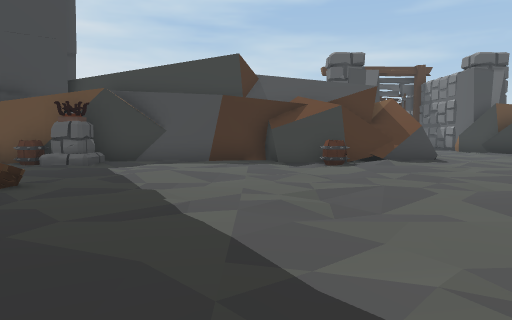
[1] (above)

24 first-person views from a walk through a 3-D level made in the Unity game engine. The camera is 1.5 m above the floor, tilts 4° down and sees 70° across. The floor is counted in squares, 2 m on a side. Each view is taken from the middle of a square. On the plan, view 1 faces up. The plan holds only what a view shows up to about 11 squares ahead; the rest is blank. The place goes on beyond the plan. Some animated figures are left out. Door leaves are left out, so doorways stand open.

[2]
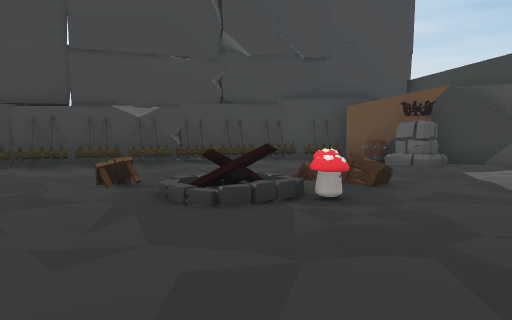

[3]
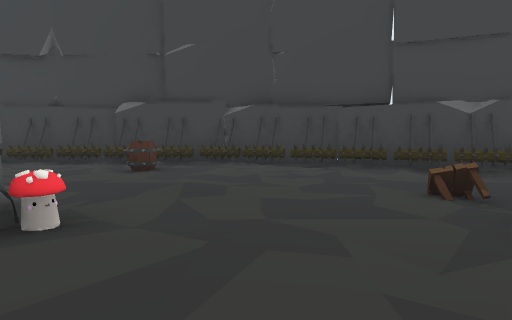

[4]
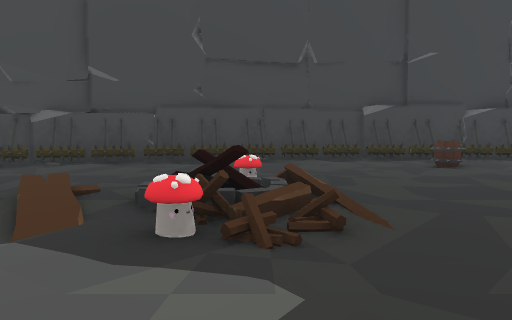

[5]
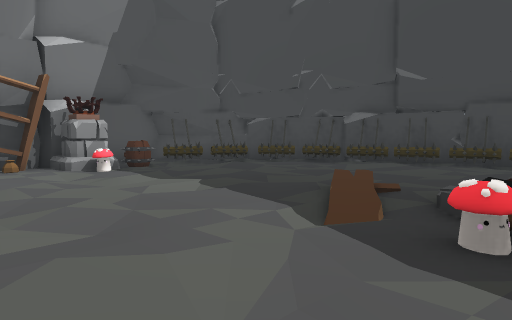

[6]
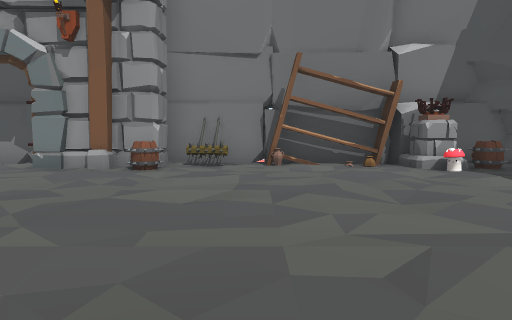

[7]
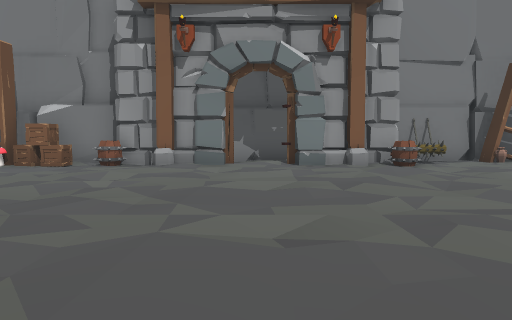

[8]
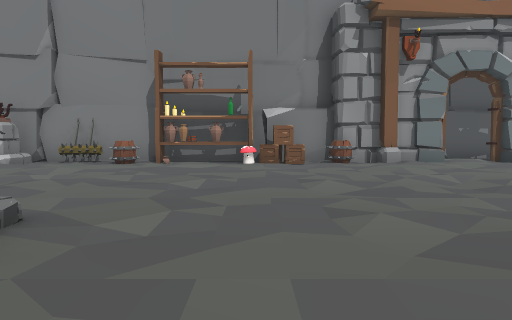

[9]
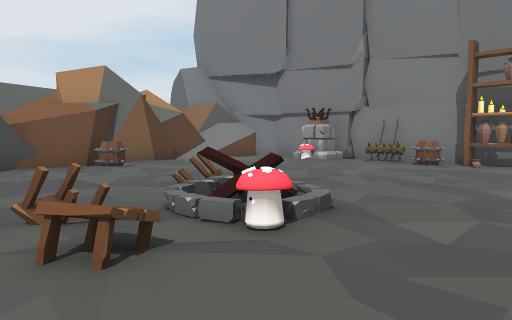

[10]
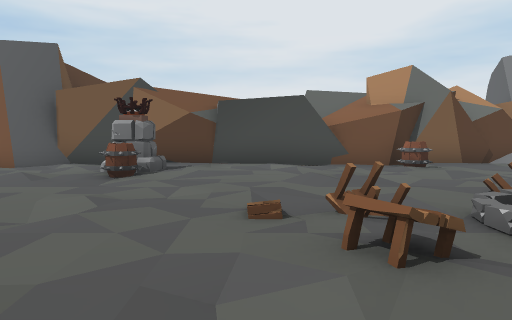

[11]
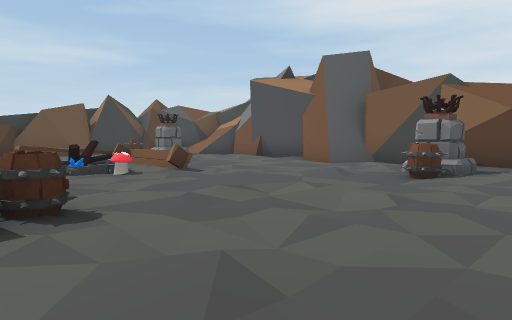

[12]
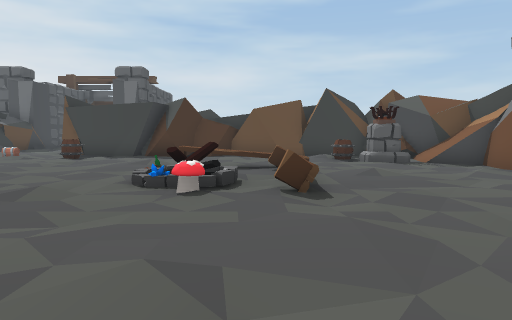

[13]
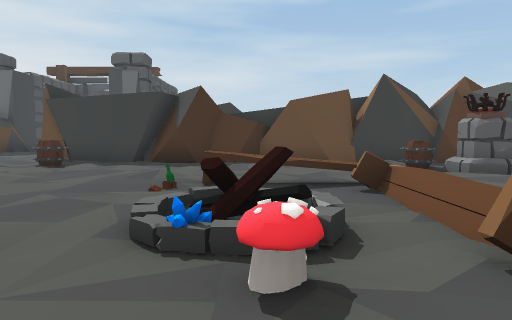

[14]
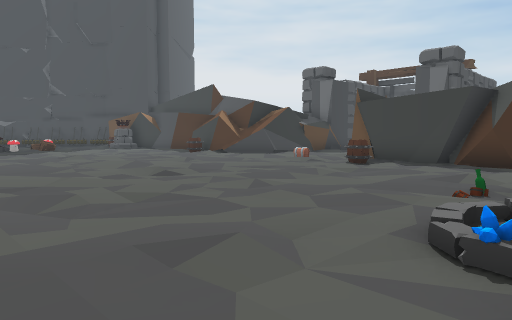

[15]
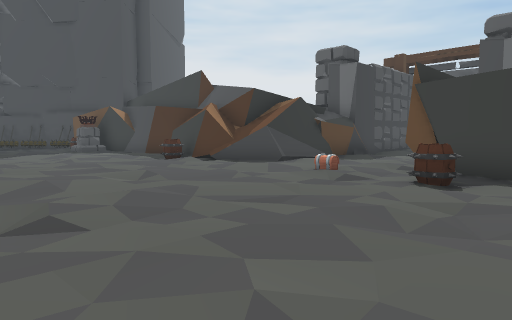

[16]
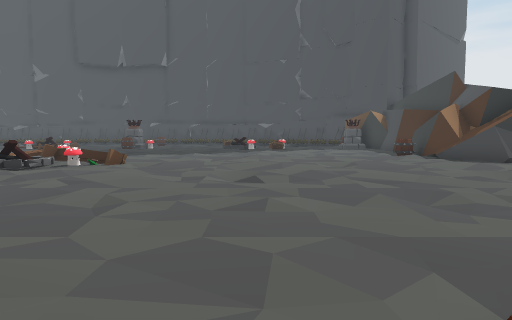

[17]
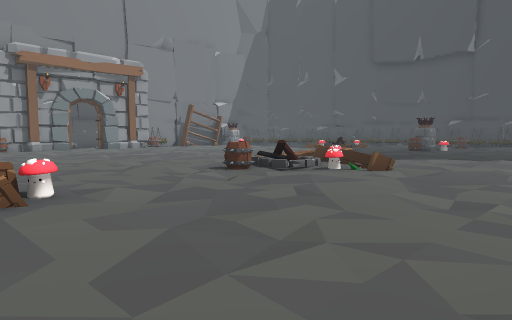

[18]
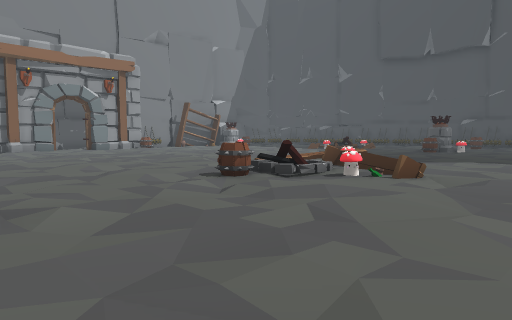

[19]
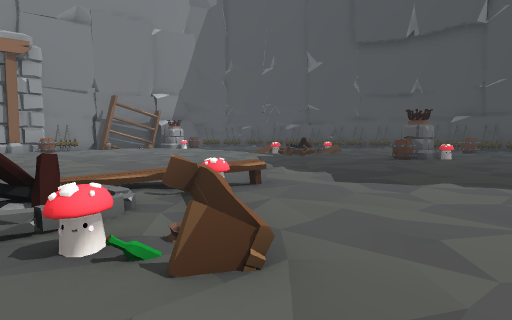

[20]
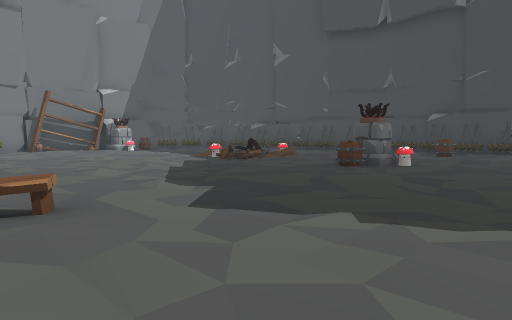

[21]
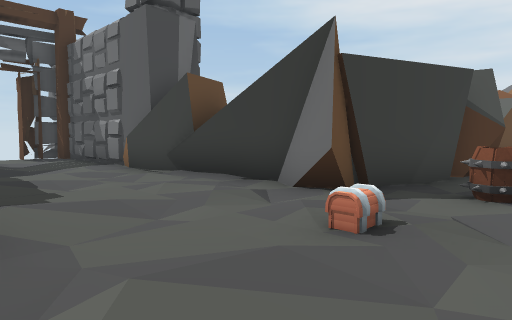

[22]
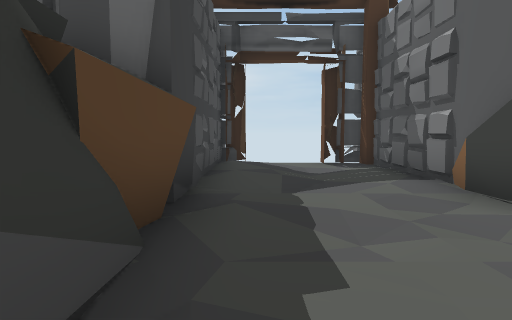

[23]
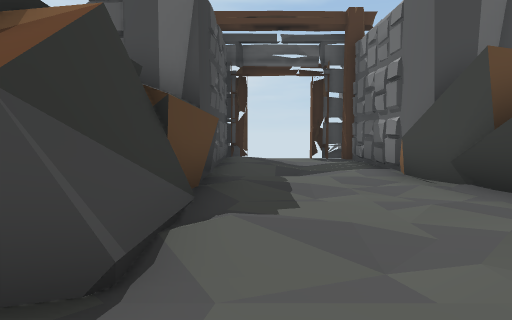

[24]
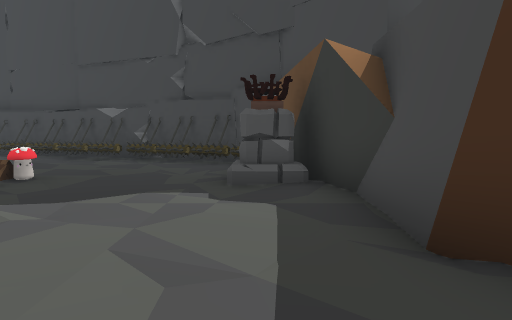

### Floor plan
Key: @ floor where view 1 was taken; # wall or solid block; x gap in a wall; . main floor; : floor 0.25 m higher than the main floor; - floor 0.25 m lower than the main floor; / step, stairs or slope; D open door; O other object.
Columns run from 14 left of view 1 to 22 right of it. Each row starts with its distance up from view 1.
 22                        #
 21                    #DDx#
 20                    #DD.#
 19                    #//.#
 18                    #://#
 17                    #//.#
 16                    #//.#O
 15                    #...OO
 14                    #../#
 13                    #...#
 12                    #...#
 11           ######  ##../####
 10        O###///.####.......#########
  9      ##O.OO.....O/....O.O/....../..
  8    O##O................/.........OO##
  7     #OO...../../.........-./.....OO #
  6     #O......................OOOO....#
  5    ##O...OO.././...............O....#
  4    #O../. OO...../..../../..//.O/...
  3    #O.... O............/..../O.O...
  2   O#./..O.../../.........-./.O.O...#
  1  OOO.........................../...#
  0 OOOO./......./@/...OO..............##
 -1 O #O.../........./.OO./../OOO.../...#
 -2  O#OO....O.......OO/OO./.........OO.#
 -3 OOOO.....OO./../..// ....-./......O.#
 -4 OOO.../..........   ...... ..../....#
 -5 O OO./.................../..../.....#
 -6 OOOO.../O.O//.././..........O.O./...#
 -7 O #O....OOO../..............O/......#
 -8  O#O./.  /O....-....../.././/O/O...##
 -9  O#O....///........................O#
-10    O..../.................././......#
-11  O OO................./../..../.....O
-12  O##O................../........... #
-13    OOO....../..../.......-....../.
-14     #O...../..../..../....O/....OO
-15       OO.OO..../O.#DD##.OOOOO.OO##
-16       OOO.OOOO.O.##DD ##O##O#OO #
-17     OOO## OOOOOO##     ###   O  O
-18       OO    O O        # O
-19               O  OOOOO

Positions as (right, up) in squares from view 1, and headings:
1: (0, 0), facing up
2: (-1, 0), facing up-left
3: (-2, 0), facing left
4: (-1, -7), facing left
5: (-1, -7), facing down-left
6: (0, -7), facing down
7: (6, -6), facing down
8: (12, -5), facing down
9: (12, -5), facing down-right
10: (12, -5), facing right
11: (12, -5), facing up-right
12: (16, -3), facing up
13: (15, 0), facing up
14: (15, 0), facing up-left
15: (12, 3), facing up-left
16: (15, 4), facing left
17: (13, 4), facing down-left
18: (12, 3), facing down-left
19: (7, 2), facing down-left
20: (4, 2), facing down-left
21: (5, 8), facing up-right
22: (6, 11), facing up
23: (6, 9), facing up
24: (1, 9), facing left
